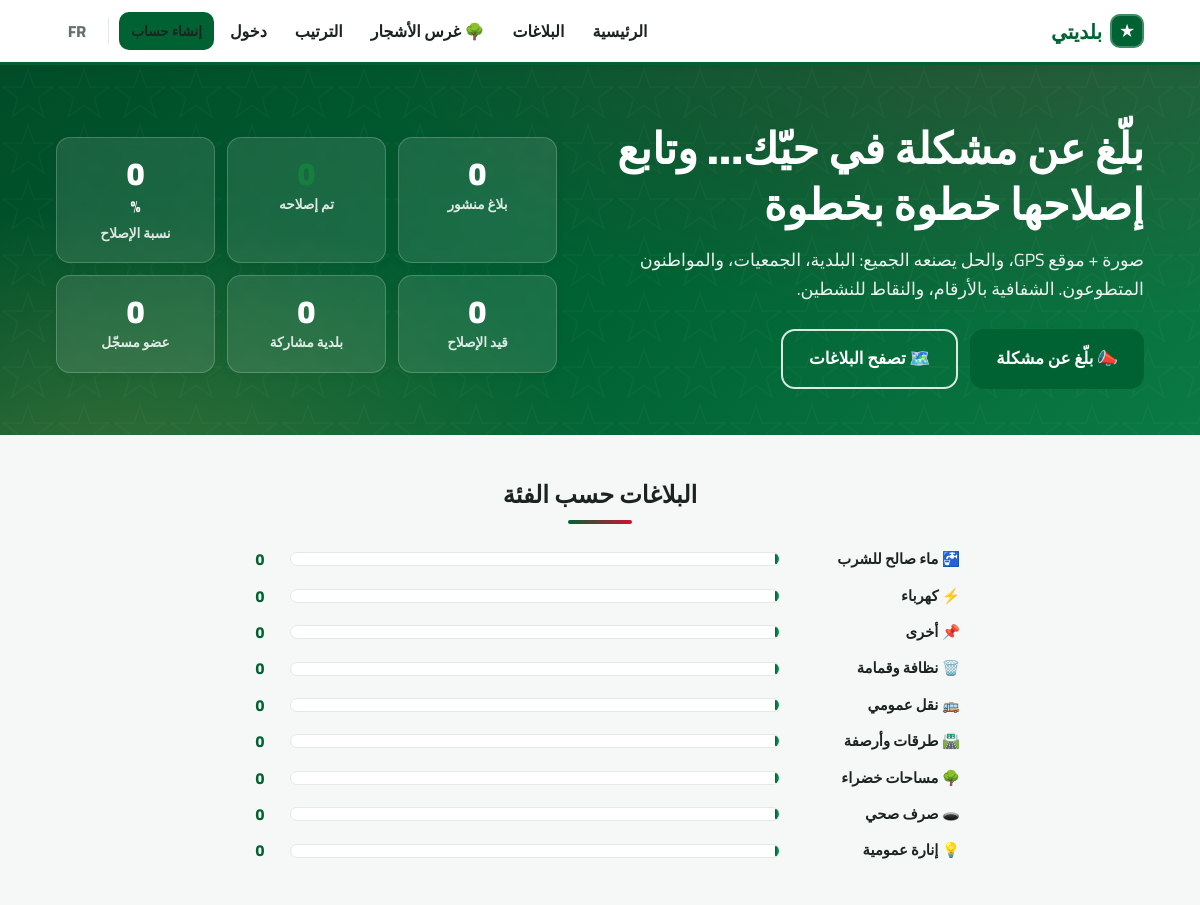
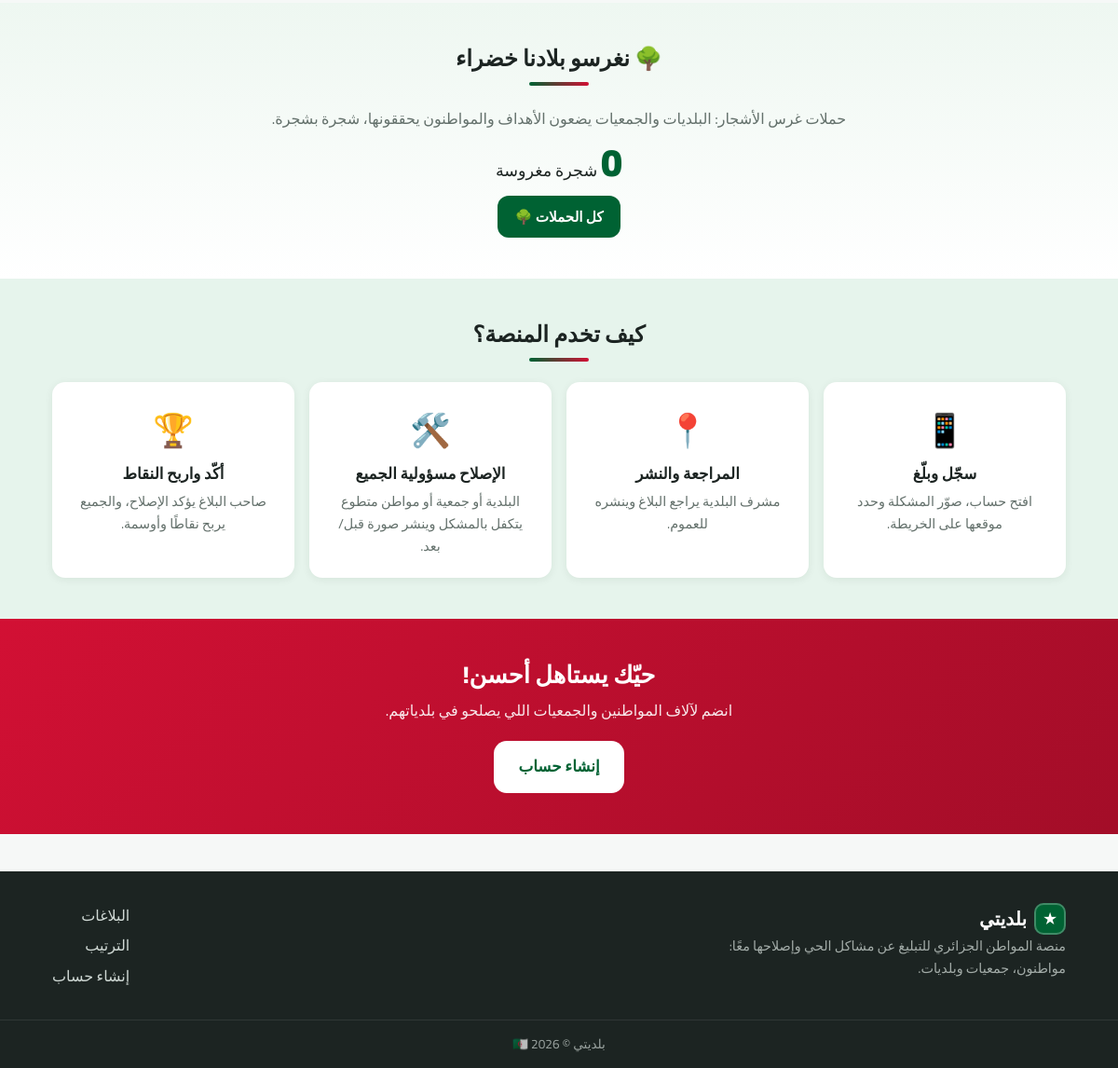
The page /index.php on the database its author committed (2 pictures, top to bottom).
### tables this page shows
CREATE TABLE categories (
  id INT AUTO_INCREMENT PRIMARY KEY,
  name_ar VARCHAR(80) NOT NULL,
  name_fr VARCHAR(80) NOT NULL,
  icon VARCHAR(16) NOT NULL DEFAULT '🏷️',
  is_active TINYINT(1) NOT NULL DEFAULT 1
);

### includes/functions.php (called while the page is built, shortened)
<?php
require_once __DIR__ . '/db.php';
function e(?string $s): string
{
    return htmlspecialchars((string) $s, ENT_QUOTES, 'UTF-8');
}
function url(string $path = ''): string
{
    return WEB_BASE . '/' . ltrim($path, '/');
}
function lang(): string
{
    return (isset($_SESSION['lang']) && $_SESSION['lang'] === 'fr') ? 'fr' : 'ar';
}
function t(string $key, ...$args): string
{
    static $strings = null;
    if ($strings === null) {
        $strings = require BASE_PATH . '/includes/lang/' . lang() . '.php';
    }
    $s = $strings[$key] ?? $key;
    return $args ? vsprintf($s, $args) : $s;
}
function lc(array $row, string $col): string
{
    return (string) ($row[$col . '_' . lang()] ?? $row[$col . '_ar'] ?? '');
}

### includes/auth.php (called while the page is built, shortened)
<?php
require_once __DIR__ . '/db.php';
require_once __DIR__ . '/functions.php';
function current_user(): ?array
{
    static $user = false;
    if ($user === false) {
        $user = null;
    }
    return $user;
}

### includes/db.php (called while the page is built, shortened)
<?php
function db(): PDO
{
    static $pdo = null;
    if ($pdo === null) {
        try {
            $pdo = new PDO(
                'mysql:host=' . DB_HOST . ';dbname=' . DB_NAME . ';charset=utf8mb4',
                DB_USER,
                DB_PASS,
                [
                    PDO::ATTR_ERRMODE            => PDO::ERRMODE_EXCEPTION,
                    PDO::ATTR_DEFAULT_FETCH_MODE => PDO::FETCH_ASSOC,
                    PDO::ATTR_EMULATE_PREPARES   => false,
                ]
            );
        } catch (PDOException $e) {
            http_response_code(500);
            die('Database connection failed. Check includes/config.php — تعذّر الاتصال بقاعدة البيانات، تحقق من ملف الإعدادات.');
        }
    }
    return $pdo;
}

### includes/trees.php (called while the page is built, shortened)
<?php
require_once __DIR__ . '/db.php';
function trees_total(): int
{
    try {
        return (int) db()->query("SELECT COALESCE(SUM(trees),0) t FROM tree_plantings WHERE status='approved'")
            ->fetch()['t'];
    } catch (Throwable $e) {
        return 0;
    }
}

### index.php (the view, shortened to what this page needs)
<?php
require_once __DIR__ . '/includes/auth.php';
require_once __DIR__ . '/includes/trees.php';
$db = db();
$treesTotal = trees_total();
$S = $db->query("SELECT
    (SELECT COUNT(*) FROM complaints WHERE status NOT IN ('pending','rejected')) AS total,
    (SELECT COUNT(*) FROM complaints WHERE status IN ('resolved','closed')) AS resolved,
    (SELECT COUNT(*) FROM complaints WHERE status = 'in_progress') AS in_progress,
    (SELECT COUNT(DISTINCT commune_id) FROM complaints WHERE status NOT IN ('pending','rejected')) AS communes,
    (SELECT COUNT(*) FROM users WHERE role = 'citizen') AS citizens,
    (SELECT COUNT(*) FROM users WHERE role = 'association' AND is_verified = 1) AS assocs")->fetch();
$rate = $S['total'] > 0 ? (int) round($S['resolved'] * 100 / $S['total']) : 0;
$cats = $db->query("SELECT c.id, c.name_ar, c.name_fr, c.icon, COUNT(x.id) AS n
    FROM categories c
    LEFT JOIN complaints x ON x.category_id = c.id AND x.status NOT IN ('pending','rejected')
    WHERE c.is_active = 1
    GROUP BY c.id, c.name_ar, c.name_fr, c.icon ORDER BY n DESC")->fetchAll();
$maxCat = 1;
foreach ($cats as $c) {
    $maxCat = max($maxCat, (int) $c['n']);
}
require __DIR__ . '/includes/layout/header.php';
?>
<section class="hero">
  <div class="container hero-inner">
    <div class="hero-text">
      <h1><?= e(t('hero_h1')) ?></h1>
      <p class="hero-sub"><?= e(t('hero_sub')) ?></p>
      <div class="hero-cta">
        <a class="btn btn-primary btn-lg" href="<?= e(url($me ? 'dashboard/new-complaint.php' : 'register.php')) ?>">📣 <?= e(t('hero_cta_report')) ?></a>
        <a class="btn btn-ghost btn-lg" href="<?= e(url('complaints.php')) ?>">🗺️ <?= e(t('hero_cta_browse')) ?></a>
      </div>
    </div>
    <div class="hero-stats">
      <div class="stat-card"><span class="stat-num" data-count="<?= (int) $S['total'] ?>">0</span><span class="stat-label"><?= e(t('stat_total')) ?></span></div>
      <div class="stat-card stat-green"><span class="stat-num" data-count="<?= (int) $S['resolved'] ?>">0</span><span class="stat-label"><?= e(t('stat_resolved')) ?></span></div>
      <div class="stat-card"><span class="stat-num" data-count="<?= $rate ?>">0</span><span class="stat-suffix">%</span><span class="stat-label"><?= e(t('stat_rate')) ?></span></div>
      <div class="stat-card"><span class="stat-num" data-count="<?= (int) $S['in_progress'] ?>">0</span><span class="stat-label"><?= e(t('stat_in_progress')) ?></span></div>
      <div class="stat-card"><span class="stat-num" data-count="<?= (int) $S['communes'] ?>">0</span><span class="stat-label"><?= e(t('stat_communes')) ?></span></div>
      <div class="stat-card"><span class="stat-num" data-count="<?= (int) $S['citizens'] + (int) $S['assocs'] ?>">0</span><span class="stat-label"><?= e(t('stat_members')) ?></span></div>
    </div>
  </div>
</section>
<section class="section">
  <div class="container">
    <h2 class="section-title"><?= e(t('home_by_category')) ?></h2>
    <div class="cat-bars">
      <?php foreach ($cats as $c): ?>
      <div class="cat-bar">
        <span class="cat-bar-label"><?= e($c['icon']) ?> <?= e(lc($c, 'name')) ?></span>
        <div class="cat-bar-track"><div class="cat-bar-fill" style="width:<?= (int) round($c['n'] * 100 / $maxCat) ?>%"></div></div>
        <span class="cat-bar-num"><?= (int) $c['n'] ?></span>
      </div>
      <?php endforeach; ?>
    </div>
  </div>
</section>
<section class="section trees-band">
  <div class="container">
    <h2 class="section-title">🌳 <?= e(t('home_trees_title')) ?></h2>
    <p class="center muted trees-band-sub"><?= e(t('home_trees_sub')) ?></p>
    <p class="center trees-total"><span class="stat-num" data-count="<?= $treesTotal ?>">0</span> <?= e(t('trees_planted')) ?></p>
    <p class="center"><a class="btn btn-primary" href="<?= e(url('trees.php')) ?>"><?= e(t('home_trees_cta')) ?></a></p>
  </div>
</section>
<section class="section section-alt">
  <div class="container">
    <h2 class="section-title"><?= e(t('home_how_title')) ?></h2>
    <div class="steps">
      <div class="step"><span class="step-icon">📱</span><h3><?= e(t('how_1_t')) ?></h3><p><?= e(t('how_1_d')) ?></p></div>
      <div class="step"><span class="step-icon">📍</span><h3><?= e(t('how_2_t')) ?></h3><p><?= e(t('how_2_d')) ?></p></div>
      <div class="step"><span class="step-icon">🛠️</span><h3><?= e(t('how_3_t')) ?></h3><p><?= e(t('how_3_d')) ?></p></div>
      <div class="step"><span class="step-icon">🏆</span><h3><?= e(t('how_4_t')) ?></h3><p><?= e(t('how_4_d')) ?></p></div>
    </div>
  </div>
</section>
<section class="cta-band">
  <div class="container center">
    <h2><?= e(t('home_cta_title')) ?></h2>
    <p><?= e(t('home_cta_sub')) ?></p>
    <a class="btn btn-light btn-lg" href="<?= e(url('register.php')) ?>"><?= e(t('nav_register')) ?></a>
  </div>
</section>
<?php require __DIR__ . '/includes/layout/footer.php'; ?>

### rows shown on the page
categories: icon "🚰", name_ar "ماء صالح للشرب", n "0"
categories: icon "⚡", name_ar "كهرباء", n "0"
categories: icon "📌", name_ar "أخرى", n "0"
categories: icon "🗑️", name_ar "نظافة وقمامة", n "0"
categories: icon "🚌", name_ar "نقل عمومي", n "0"
categories: icon "🛣️", name_ar "طرقات وأرصفة", n "0"
categories: icon "🌳", name_ar "مساحات خضراء", n "0"
categories: icon "🕳️", name_ar "صرف صحي", n "0"
categories: icon "💡", name_ar "إنارة عمومية", n "0"

### other values the page prints
app_name() "بلديتي"
t('nav_home') "الرئيسية"
t('nav_complaints') "البلاغات"
t('nav_trees') "غرس الأشجار"
t('nav_leaderboard') "الترتيب"
t('nav_login') "دخول"
t('nav_register') "إنشاء حساب"
t('hero_h1') "بلّغ عن مشكلة في حيّك… وتابع إصلاحها خطوة بخطوة"
t('hero_sub') "صورة + موقع GPS، والحل يصنعه الجميع: البلدية، الجمعيات، والمواطنون المتطوعون. الشفافية بالأرقام، والنقاط للنشطين."
t('hero_cta_report') "بلّغ عن مشكلة"
t('hero_cta_browse') "تصفح البلاغات"
t('stat_total') "بلاغ منشور"
t('stat_resolved') "تم إصلاحه"
t('stat_rate') "نسبة الإصلاح"
t('stat_in_progress') "قيد الإصلاح"
